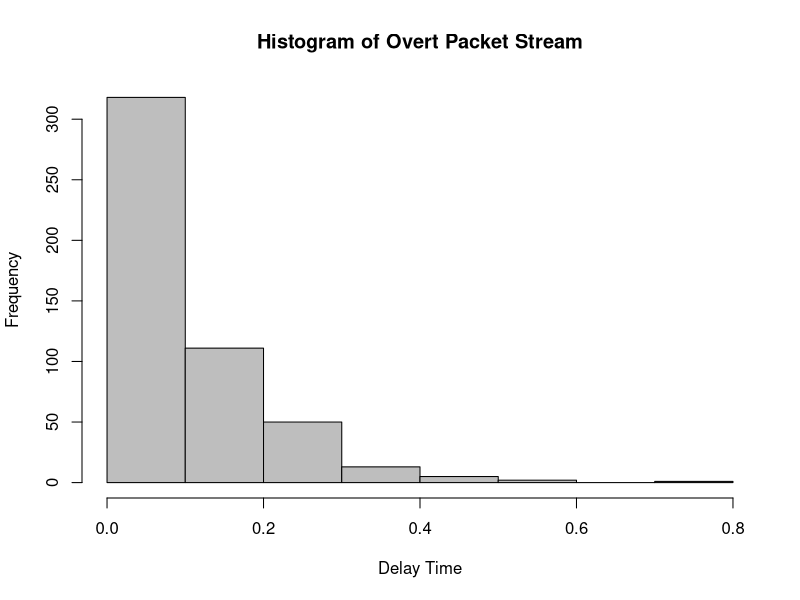
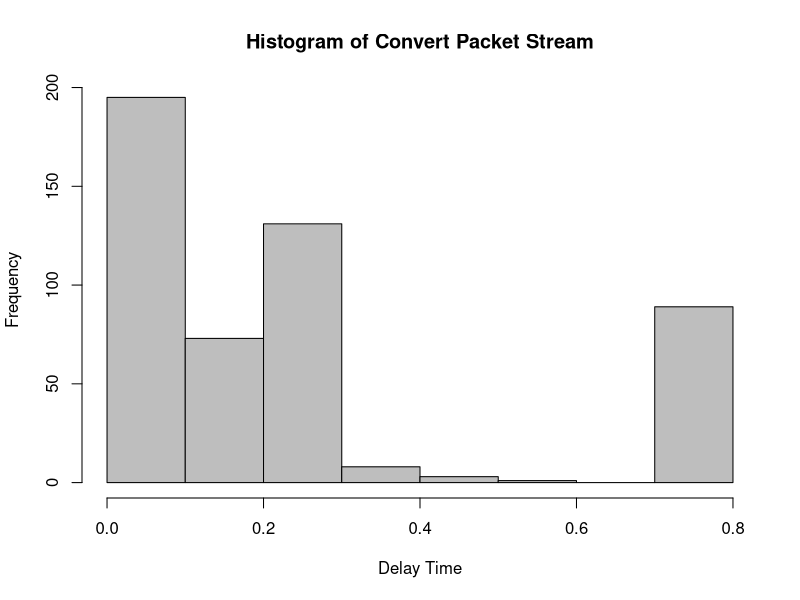
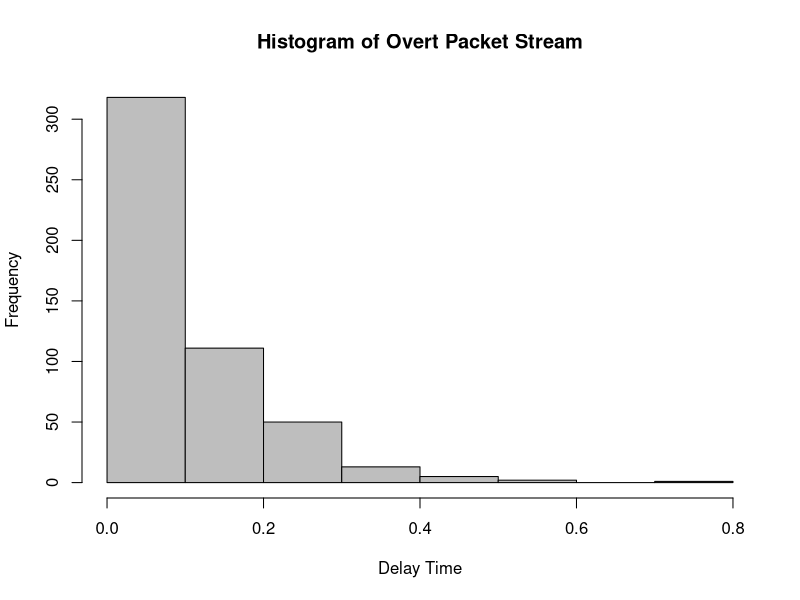
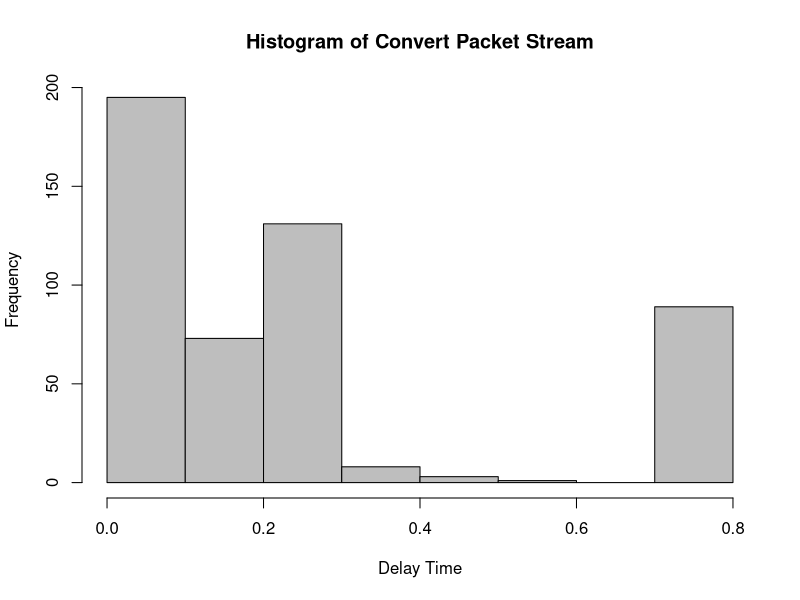
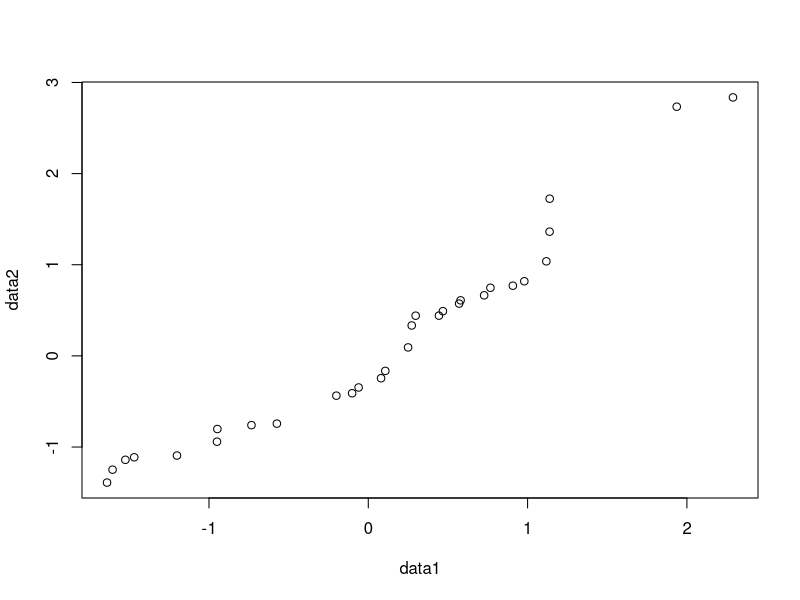
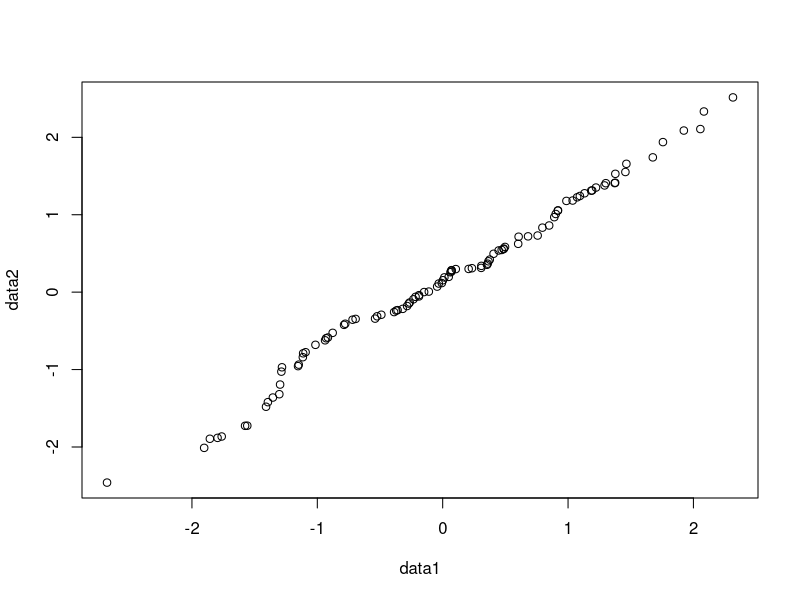
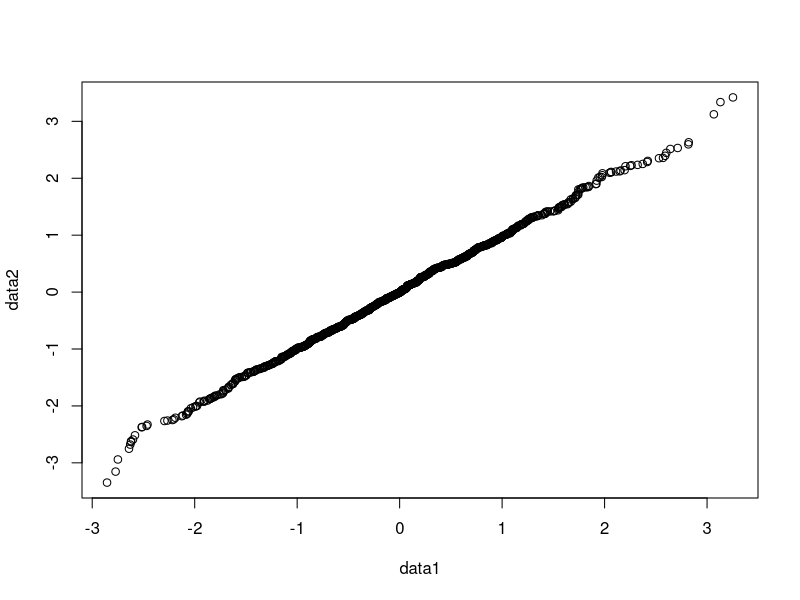
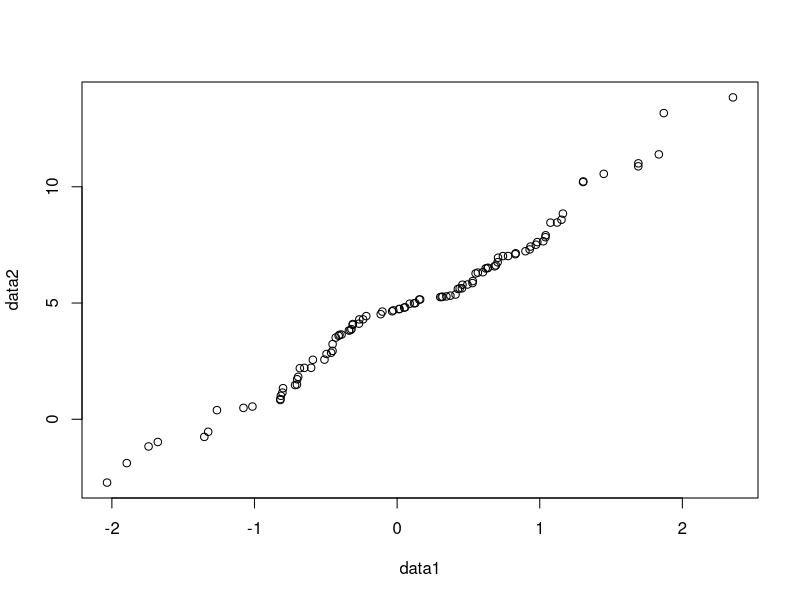

These charts were generated, in order, by the following R code:
## ---- chunk 1
knitr::opts_chunk$set(echo = TRUE)
## ---- chunk 2
Traffic_data_orig <- read.csv("Traffic_data_orig.csv", header=TRUE)
message <- "this is a secret message"
raw <- charToRaw(message)
time = Traffic_data_orig$Time
num = as.integer(rawToBits(raw))

delays = numeric(length(time) - 1)
for (i in (1:(length(time) - 1))) {
  delays[i] = time[i+1] - time[i]
}

index = 1
bitlen = length(raw)*8
encrpt <- numeric(length(raw)*8)
for (i in (0:(length(raw)-1))) {
  for (j in 1:8) {
    if (num[i*8+j] == 0) {
      encrpt[index] = 0.25
    }
    else {
      encrpt[index] = 0.75
    }
    index = index+1
    j = j-1
  }
}

delays2 = delays
for (i in (1:bitlen)) {
  delays2[i] = encrpt[i]
}
## ---- chunk 3
hist(delays, col='grey', xlab = 'Delay Time', 
     main = 'Histogram of Overt Packet Stream')
hist(delays2, col='grey', xlab = 'Delay Time', 
     main = 'Histogram of Convert Packet Stream')
## ---- chunk 4
Traffic_data_orig <- read.csv("Traffic_data_orig.csv", header=TRUE)
message <- "this is a secret message"
raw <- charToRaw(message)
time = Traffic_data_orig$Time
num = as.integer(rawToBits(raw))
delays = numeric(length(time) - 1)
for (i in (1:(length(time) - 1))) {
  delays[i] = time[i+1] - time[i]
}
m = median(delays)
max = max(delays)
min = min(delays)

index = 1
bitlen = length(raw)*8
encrpt <- numeric(length(raw)*8)
for (i in (0:(length(raw)-1))) {
  for (j in 1:8) {
    if (num[i * 8 + j] == 0) {
      encrpt[index] = runif(1, min, m)
    }
    else {
      encrpt[index] = runif(1, m, max)
    }
    index = index + 1
    j = j - 1
  }
}

delays3 = delays
for (i in (1:bitlen)) {
  delays3[i] = encrpt[i]
}
## ---- chunk 5
hist(delays, col='grey', xlab = 'Delay Time', 
     main = 'Histogram of Overt Packet Stream')
hist(delays2, col='grey', xlab = 'Delay Time', 
     main = 'Histogram of Convert Packet Stream')
## ---- chunk 6
data1 <- rnorm(30)
data2 <- rnorm(30)
qqplot(data1, data2)
## ---- chunk 7
data1 <- rnorm(100)
data2 <- rnorm(100)
qqplot(data1, data2)
data1 <- rnorm(1000)
data2 <- rnorm(1000)
qqplot(data1, data2)
## ---- chunk 8
data1 <- rnorm(100)
data2 <- rnorm(100, mean = 5, sd = 3)
qqplot(data1, data2)
## ---- chunk 9
data1 <- rexp(100)
data2 <- rexp(100)
qqplot(data1, data2)
data1 <- rexp(1000)
data2 <- rexp(1000)
qqplot(data1, data2)
## ---- chunk 10
data1 <- rnorm(100)
data2 <- rexp(100)
qqplot(data1, data2)
data1 <- rnorm(500)
data2 <- rexp(500)
qqplot(data1, data2)
## ---- chunk 11
qqplot(delays, delays2)
## ---- chunk 12
qqplot(delays, delays3)
## ---- chunk 13
